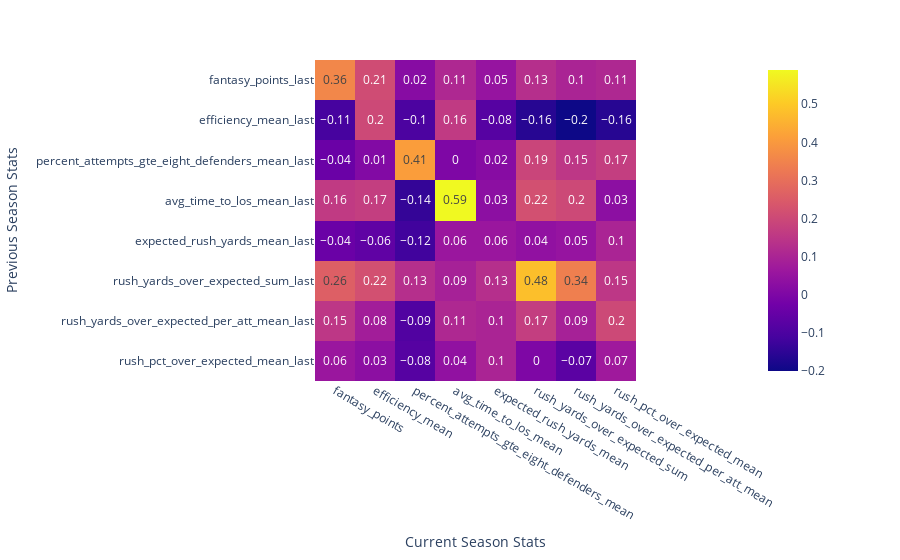
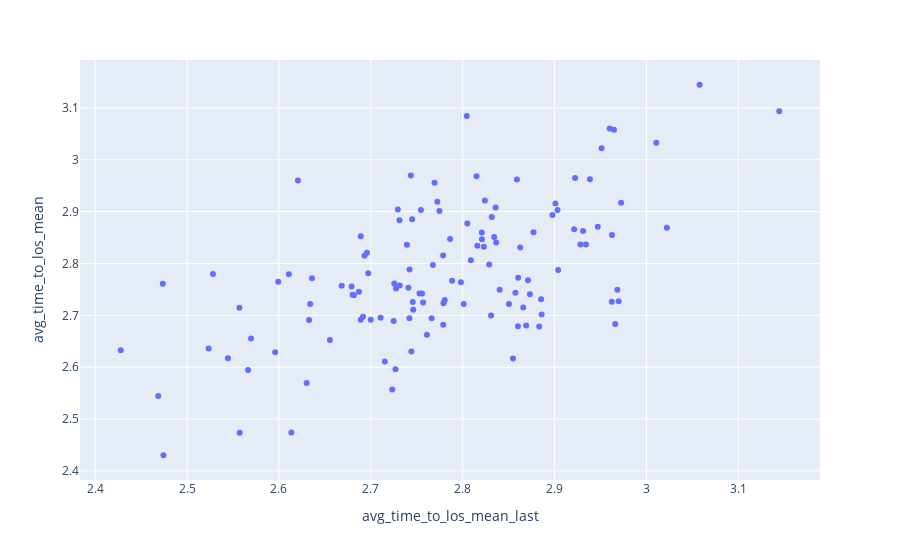

Write notebook code for charts like these, in order.
### Code cell
query = "rush_attempt_sum > 100 and rush_attempt_sum_last > 100"
t = filter_df(df, query, x, y)

### Figure 1 — Plotly figure (JSON) as saved in the notebook; plotly's stock layout.template omitted (floating-point values rounded to 4 significant figures)
{"data": [{"coloraxis": "coloraxis", "hovertemplate": "Current Season Stats: %{x}<br>Previous Season Stats: %{y}<br>color: %{z}<extra></extra>", "name": "0", "texttemplate": "%{z}", "type": "heatmap", "x": ["fantasy_points", "efficiency_mean", "percent_attempts_gte_eight_defenders_mean", "avg_time_to_los_mean", "expected_rush_yards_mean", "rush_yards_over_expected_sum", "rush_yards_over_expected_per_att_mean", "rush_pct_over_expected_mean"], "xaxis": "x", "y": ["fantasy_points_last", "efficiency_mean_last", "percent_attempts_gte_eight_defenders_mean_last", "avg_time_to_los_mean_last", "expected_rush_yards_mean_last", "rush_yards_over_expected_sum_last", "rush_yards_over_expected_per_att_mean_last", "rush_pct_over_expected_mean_last"], "yaxis": "y", "z": [[0.36, 0.21, 0.02, 0.11, 0.05, 0.13, 0.1, 0.11], [-0.11, 0.2, -0.1, 0.16, -0.08, -0.16, -0.2, -0.16], [-0.04, 0.01, 0.41, 0, 0.02, 0.19, 0.15, 0.17], [0.16, 0.17, -0.14, 0.59, 0.03, 0.22, 0.2, 0.03], [-0.04, -0.06, -0.12, 0.06, 0.06, 0.04, 0.05, 0.1], [0.26, 0.22, 0.13, 0.09, 0.13, 0.48, 0.34, 0.15], [0.15, 0.08, -0.09, 0.11, 0.1, 0.17, 0.09, 0.2], [0.06, 0.03, -0.08, 0.04, 0.1, 0, -0.07, 0.07]]}], "layout": {"coloraxis": {"colorscale": [[0, "#0d0887"], [0.1111, "#46039f"], [0.2222, "#7201a8"], [0.3333, "#9c179e"], [0.4444, "#bd3786"], [0.5556, "#d8576b"], [0.6667, "#ed7953"], [0.7778, "#fb9f3a"], [0.8889, "#fdca26"], [1, "#f0f921"]]}, "margin": {"t": 60}, "xaxis": {"anchor": "y", "constrain": "domain", "domain": [0, 1], "scaleanchor": "y", "title": {"text": "Current Season Stats"}}, "yaxis": {"anchor": "x", "autorange": "reversed", "constrain": "domain", "domain": [0, 1], "title": {"text": "Previous Season Stats"}}}}

### Figure 2 — Plotly figure (JSON) as saved in the notebook; plotly's stock layout.template omitted (floating-point values rounded to 4 significant figures; data arrays with more than 128 entries replaced by an {"elided": "..."} marker saying what was removed)
{"data": [{"customdata": {"elided": "125x3 mixed values"}, "hovertemplate": "avg_time_to_los_mean_last=%{x}<br>avg_time_to_los_mean=%{y}<br>rusher=%{customdata[0]}<br>season=%{customdata[1]}<br>age=%{customdata[2]}<extra></extra>", "legendgroup": "", "marker": {"color": "#636efa", "symbol": "circle"}, "mode": "markers", "name": "", "orientation": "v", "showlegend": false, "type": "scatter", "x": [2.469, 2.544, 2.963, 2.855, 2.939, 2.962, 2.599, 2.557, 2.744, 2.63, 2.57, 2.655, 2.809, 2.693, 2.815, 2.968, 2.832, 2.739, 2.836, 2.779, 2.78, 2.729, 2.904, 2.755, 2.903, 3.011, 2.766, 2.873, 2.741, 2.753, 2.742, 2.528, 2.824, 2.921, 2.866, 2.715, 2.611, 2.779, 2.928, 2.836, 2.84, 2.761, 2.668, 2.757, 2.725, 2.689, 2.859, 2.857, 2.744, 2.97, 2.727, 2.816, 2.834, 2.951, 3.022, 2.869, 2.68, 2.523, 2.636, 2.634, 2.805, 2.877, 2.86, 2.772, 2.745, 2.885, 2.731, 2.883, 2.86, 2.679, 2.756, 2.742, 2.788, 2.85, 2.711, 2.723, 2.557, 2.474, 2.804, 2.621, 2.96, 2.428, 2.633, 2.966, 2.922, 2.965, 3.058, 3.145, 2.614, 2.474, 2.898, 2.973, 2.886, 2.689, 2.947, 2.871, 2.768, 2.931, 2.863, 2.831, 2.775, 2.901, 2.731, 2.727, 2.596, 2.786, 2.687, 2.746, 2.726, 2.7, 2.692, 2.697, 2.696, 2.821, 2.829, 2.798, 2.566, 2.769, 2.779, 2.682, 2.823, 2.746, 2.801, 2.934, 2.821], "xaxis": "x", "y": [2.544, 2.617, 2.855, 2.617, 2.962, 2.726, 2.765, 2.715, 2.63, 2.57, 2.655, 2.652, 2.806, 2.815, 2.968, 2.749, 2.889, 2.836, 2.908, 2.815, 2.729, 2.904, 2.788, 2.903, 2.903, 3.033, 2.695, 2.741, 2.753, 2.742, 2.695, 2.78, 2.921, 2.866, 2.715, 2.611, 2.779, 2.724, 2.836, 2.84, 2.749, 2.663, 2.757, 2.725, 2.689, 2.852, 2.962, 2.744, 2.97, 2.727, 2.752, 2.834, 2.851, 3.022, 2.869, 2.68, 2.74, 2.636, 2.772, 2.722, 2.877, 2.86, 2.772, 2.919, 2.885, 2.731, 2.883, 2.678, 2.679, 2.756, 2.742, 2.788, 2.767, 2.722, 2.695, 2.557, 2.474, 2.761, 3.084, 2.96, 3.06, 2.633, 2.691, 2.683, 2.965, 3.058, 3.145, 3.094, 2.474, 2.43, 2.893, 2.917, 2.701, 2.691, 2.871, 2.768, 2.797, 2.863, 2.831, 2.7, 2.901, 2.916, 2.758, 2.596, 2.629, 2.847, 2.746, 2.726, 2.761, 2.692, 2.697, 2.781, 2.821, 2.86, 2.798, 2.764, 2.595, 2.956, 2.682, 2.739, 2.832, 2.711, 2.722, 2.837, 2.847], "yaxis": "y"}], "layout": {"legend": {"tracegroupgap": 0}, "margin": {"t": 60}, "xaxis": {"anchor": "y", "domain": [0, 1], "title": {"text": "avg_time_to_los_mean_last"}}, "yaxis": {"anchor": "x", "domain": [0, 1], "title": {"text": "avg_time_to_los_mean"}}}}
